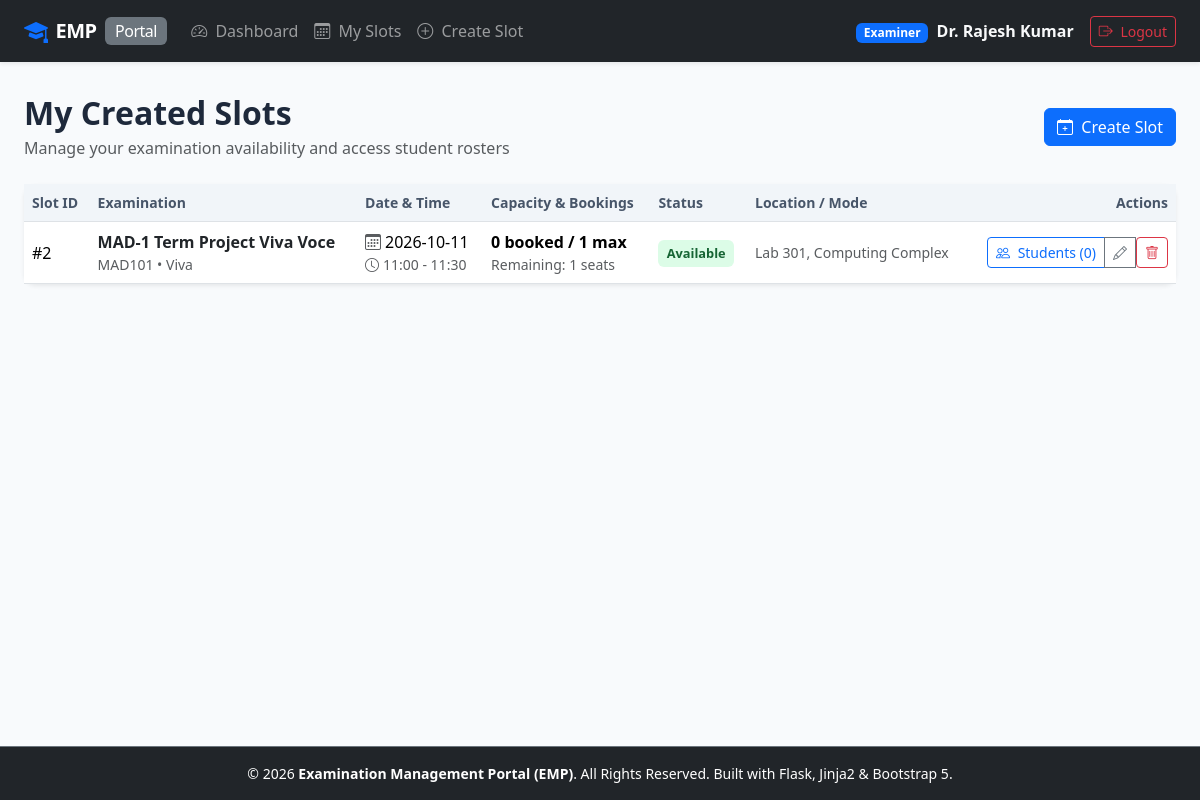
The page /examiner/slots (signed in) on the database its author committed.
### app/models.py (models this page shows, shortened)
class User(UserMixin, db.Model):
    __tablename__ = 'users'
    id = db.Column(db.Integer, primary_key=True)
    username = db.Column(db.String(80), unique=True, nullable=False, index=True)
    email = db.Column(db.String(120), unique=True, nullable=False, index=True)
    password_hash = db.Column(db.String(255), nullable=False)
    role = db.Column(db.String(20), nullable=False) # 'admin', 'examiner', 'student'
    full_name = db.Column(db.String(120), nullable=False)
    created_at = db.Column(db.DateTime, default=datetime.utcnow)
    examiner_profile = db.relationship('ExaminerProfile', backref='user', uselist=False, cascade='all, delete-orphan')
    student_profile = db.relationship('StudentProfile', backref='user', uselist=False, cascade='all, delete-orphan')
    created_slots = db.relationship('ExaminationSlot', backref='examiner', lazy='dynamic')
    student_bookings = db.relationship('Booking', backref='student', lazy='dynamic')
    evaluations_given = db.relationship('Evaluation', backref='examiner', lazy='dynamic')
    @property
    def is_admin(self):
        return self.role == 'admin'
    @property
    def is_examiner(self):
        return self.role == 'examiner'
    @property
    def is_approved_examiner(self):
        if not self.is_examiner:
            return False
        return self.examiner_profile and self.examiner_profile.status == 'approved'

class ExaminationSlot(db.Model):
    __tablename__ = 'examination_slots'
    id = db.Column(db.Integer, primary_key=True)
    examination_id = db.Column(db.Integer, db.ForeignKey('examinations.id', ondelete='CASCADE'), nullable=False)
    examiner_id = db.Column(db.Integer, db.ForeignKey('users.id', ondelete='CASCADE'), nullable=False)
    slot_date = db.Column(db.Date, nullable=False)
    start_time = db.Column(db.Time, nullable=False)
    end_time = db.Column(db.Time, nullable=False)
    max_capacity = db.Column(db.Integer, nullable=False, default=1)
    available_seats = db.Column(db.Integer, nullable=False, default=1)
    status = db.Column(db.String(20), nullable=False, default='Available')
    location_or_link = db.Column(db.String(255), nullable=True, default='Lab 101 / Online Link')
    created_at = db.Column(db.DateTime, default=datetime.utcnow)
    bookings = db.relationship('Booking', backref='slot', cascade='all, delete-orphan', lazy='dynamic')
    @property
    def is_modifiable(self):
        active_bookings_count = self.bookings.filter(Booking.status.in_(['Booked', 'Completed', 'Rescheduled'])).count()
        return active_bookings_count == 0

class Examination(db.Model):
    __tablename__ = 'examinations'
    id = db.Column(db.Integer, primary_key=True)
    course_id = db.Column(db.Integer, db.ForeignKey('courses.id', ondelete='CASCADE'), nullable=False)
    examination_name = db.Column(db.String(150), nullable=False)
    examination_type = db.Column(db.String(50), nullable=False, default='Viva') # 'Viva', 'Practical', 'Project Demo', 'Assessment'
    duration = db.Column(db.Integer, nullable=False, default=30) # Duration in minutes
    max_marks = db.Column(db.Float, nullable=False, default=100.0)
    slot_creation_start_date = db.Column(db.Date, nullable=False)
    slot_creation_end_date = db.Column(db.Date, nullable=False)
    slot_booking_start_date = db.Column(db.Date, nullable=False)
    slot_booking_end_date = db.Column(db.Date, nullable=False)
    status = db.Column(db.String(30), nullable=False, default='Draft')
    created_at = db.Column(db.DateTime, default=datetime.utcnow)
    rubrics = db.relationship('ExaminationRubric', backref='examination', cascade='all, delete-orphan', lazy='dynamic')
    slots = db.relationship('ExaminationSlot', backref='examination', cascade='all, delete-orphan', lazy='dynamic')

class Course(db.Model):
    __tablename__ = 'courses'
    id = db.Column(db.Integer, primary_key=True)
    course_code = db.Column(db.String(30), unique=True, nullable=False, index=True)
    course_name = db.Column(db.String(150), nullable=False)
    description = db.Column(db.Text, nullable=True)
    status = db.Column(db.String(20), nullable=False, default='active') # 'active', 'archived'
    created_at = db.Column(db.DateTime, default=datetime.utcnow)
    examinations = db.relationship('Examination', backref='course', cascade='all, delete-orphan', lazy='dynamic')

### app/examiner/routes.py (the view)
@examiner_bp.route('/slots')
@examiner_required
def slots():
    my_slots = ExaminationSlot.query.filter_by(examiner_id=current_user.id).order_by(
        ExaminationSlot.slot_date.desc(), ExaminationSlot.start_time.asc()
    ).all()
    return render_template('examiner/slots.html', slots=my_slots)

### app/__init__.py (called while the page is built)
@login_manager.user_loader
def load_user(user_id):
    return db.session.get(User, int(user_id))

### app/examiner/routes.py (called while the page is built)
def examiner_required(f):
    @wraps(f)
    @login_required
    def decorated_function(*args, **kwargs):
        if not current_user.is_examiner:
            flash('Access denied. Examiner privileges required.', 'danger')
            return redirect(url_for('index'))
        if not current_user.is_approved_examiner:
            flash('Your examiner account is not approved yet. Please wait for Admin approval.', 'warning')
            return redirect(url_for('auth.login'))
        return f(*args, **kwargs)
    return decorated_function

### app/templates/examiner/slots.html (shortened to what this page needs)
{% extends "base.html" %}
{% block content %}
<div class="d-flex justify-content-between align-items-center mb-4">
    <div>
        <h2 class="fw-bold mb-1">My Created Slots</h2>
        <p class="text-muted mb-0">Manage your examination availability and access student rosters</p>
    </div>
    <a href="{{ url_for('examiner.create_slot') }}" class="btn btn-primary">
        <i class="bi bi-calendar-plus me-1"></i> Create Slot
    </a>
</div>
<div class="card shadow-sm border-0">
    <div class="table-responsive">
        <table class="table table-hover align-middle mb-0">
            <thead>
                <tr>
                    <th>Slot ID</th>
                    <th>Examination</th>
                    <th>Date & Time</th>
                    <th>Capacity & Bookings</th>
                    <th>Status</th>
                    <th>Location / Mode</th>
                    <th class="text-end">Actions</th>
                </tr>
            </thead>
            <tbody>
                {% for slot in slots %}
                <tr>
                    <td>#{{ slot.id }}</td>
                    <td>
                        <div class="fw-bold text-dark">{{ slot.examination.examination_name }}</div>
                        <div class="small text-muted">{{ slot.examination.course.course_code }} &bull; {{ slot.examination.examination_type }}</div>
                    </td>
                    <td>
                        <div><i class="bi bi-calendar3 me-1 text-muted"></i>{{ slot.slot_date }}</div>
                        <div class="small text-muted"><i class="bi bi-clock me-1"></i>{{ slot.start_time.strftime('%H:%M') }} - {{ slot.end_time.strftime('%H:%M') }}</div>
                    </td>
                    <td>
                        {% set booked = slot.max_capacity - slot.available_seats %}
                        <div class="fw-semibold">{{ booked }} booked / {{ slot.max_capacity }} max</div>
                        <div class="small text-muted">Remaining: {{ slot.available_seats }} seats</div>
                    </td>
                    <td>
                        <span class="status-badge {% if slot.status == 'Available' %}badge-available{% elif slot.status == 'Full' %}badge-full{% else %}badge-cancelled{% endif %}">
                            {{ slot.status }}
                        </span>
                    </td>
                    <td class="small text-muted">{{ slot.location_or_link or 'N/A' }}</td>
                    <td class="text-end">
                        <div class="btn-group">
                            <a href="{{ url_for('examiner.slot_students', slot_id=slot.id) }}" class="btn btn-sm btn-outline-primary" title="View Students and Evaluate">
                                <i class="bi bi-people me-1"></i> Students ({{ booked }})
                            </a>
                            {% if slot.is_modifiable %}
                                <a href="{{ url_for('examiner.edit_slot', slot_id=slot.id) }}" class="btn btn-sm btn-outline-secondary" title="Edit slot details">
                                    <i class="bi bi-pencil"></i>
                                </a>
                                <form method="POST" action="{{ url_for('examiner.delete_slot', slot_id=slot.id) }}" onsubmit="return confirm('Are you sure you want to delete this slot?');" class="d-inline">
                                    <button type="submit" class="btn btn-sm btn-outline-danger" title="Remove slot">
                                        <i class="bi bi-trash"></i>
                                    </button>
                                </form>
                            {% else %}
                                <button class="btn btn-sm btn-outline-secondary" disabled title="Locked: Student bookings exist">
                                    <i class="bi bi-lock-fill"></i> Locked
                                </button>
                            {% endif %}
                        </div>
                    </td>
                </tr>
                {% else %}
                <tr>
                    <td colspan="7" class="text-center py-4 text-muted">You haven't created any examination slots yet. Click "Create Slot" to add availability.</td>
                </tr>
                {% endfor %}
            </tbody>
        </table>
    </div>
</div>
{% endblock %}

### app/templates/base.html (shortened to what this page needs)
<!DOCTYPE html>
<html lang="en">
<head>
    <link href="https://cdn.jsdelivr.net/npm/bootstrap@5.3.3/dist/css/bootstrap.min.css" rel="stylesheet">
    <link href="https://cdn.jsdelivr.net/npm/bootstrap-icons@1.11.3/font/bootstrap-icons.min.css" rel="stylesheet">
    <link href="{{ url_for('static', filename='css/custom.css') }}" rel="stylesheet">
</head>
<body>
    <nav class="navbar navbar-expand-lg navbar-dark bg-dark sticky-top shadow-sm">
        <div class="container-fluid px-lg-4">
            <a class="navbar-brand d-flex align-items-center" href="{{ url_for('index') }}">
                <i class="bi bi-mortarboard-fill text-primary me-2 fs-4"></i>
                <span class="fw-bold">EMP</span>
                <span class="badge bg-secondary ms-2 fs-6 fw-normal d-none d-sm-inline">Portal</span>
            </a>
            <div class="collapse navbar-collapse" id="navbarMain">
                <ul class="navbar-nav me-auto mb-2 mb-lg-0">
                    {% if current_user.is_authenticated %}
                        {% if current_user.is_admin %}
                            <li class="nav-item">
                                <a class="nav-link" href="{{ url_for('admin.dashboard') }}"><i class="bi bi-speedometer2 me-1"></i> Dashboard</a>
                            </li>
                            <li class="nav-item">
                                <a class="nav-link" href="{{ url_for('admin.courses') }}"><i class="bi bi-book me-1"></i> Courses</a>
                            </li>
                            <li class="nav-item">
                                <a class="nav-link" href="{{ url_for('admin.examinations') }}"><i class="bi bi-journal-check me-1"></i> Examinations</a>
                            </li>
                            <li class="nav-item">
                                <a class="nav-link" href="{{ url_for('admin.examiners') }}"><i class="bi bi-person-badge me-1"></i> Examiners</a>
                            </li>
                            <li class="nav-item">
                                <a class="nav-link" href="{{ url_for('admin.slots') }}"><i class="bi bi-calendar-event me-1"></i> Slots</a>
                            </li>
                            <li class="nav-item">
                                <a class="nav-link" href="{{ url_for('admin.bookings') }}"><i class="bi bi-bookmark-check me-1"></i> Bookings</a>
                            </li>
                            <li class="nav-item">
                                <a class="nav-link" href="{{ url_for('admin.search') }}"><i class="bi bi-search me-1"></i> Search</a>
                            </li>
                        {% elif current_user.is_examiner %}
                            <li class="nav-item">
                                <a class="nav-link" href="{{ url_for('examiner.dashboard') }}"><i class="bi bi-speedometer2 me-1"></i> Dashboard</a>
                            </li>
                            <li class="nav-item">
                                <a class="nav-link" href="{{ url_for('examiner.slots') }}"><i class="bi bi-calendar3 me-1"></i> My Slots</a>
                            </li>
                            <li class="nav-item">
                                <a class="nav-link" href="{{ url_for('examiner.create_slot') }}"><i class="bi bi-plus-circle me-1"></i> Create Slot</a>
                            </li>
                        {% endif %}
                    {% else %}
                        <li class="nav-item">
                            <a class="nav-link" href="{{ url_for('index') }}"><i class="bi bi-house-door me-1"></i> Home</a>
                        </li>
                    {% endif %}
                </ul>
                <ul class="navbar-nav ms-auto align-items-center">
                    {% if current_user.is_authenticated %}
                        <li class="nav-item me-3 text-light">
                            <span class="badge bg-primary me-1">{{ current_user.role|capitalize }}</span>
                            <span class="fw-semibold">{{ current_user.full_name }}</span>
                        </li>
                        <li class="nav-item">
                            <a class="btn btn-outline-danger btn-sm" href="{{ url_for('auth.logout') }}">
                                <i class="bi bi-box-arrow-right me-1"></i> Logout
                            </a>
                        </li>
                    {% endif %}
                </ul>
            </div>
        </div>
    </nav>
    <main class="main-content container-fluid px-lg-4 py-3">
        {% block content %}{% endblock %}
    </main>
    <footer class="bg-dark text-white text-center py-3 mt-auto border-top border-secondary">
        <div class="container-fluid">
            <p class="mb-0 small text-light-50">
                &copy; 2026 <strong>Examination Management Portal (EMP)</strong>. All Rights Reserved. Built with Flask, Jinja2 & Bootstrap 5.
            </p>
        </div>
    </footer>
</body>
</html>

### app/static/css/custom.css (style rules this page uses)
:root { --primary-color: #1e3a8a; --primary-dark: #0f172a; --accent-color: #3b82f6; --success-color: #059669; --warning-color: #d97706; --danger-color: #dc2626; --card-shadow: 0 4px 6px -1px rgba(0, 0, 0, 0.1), 0 2px 4px -1px rgba(0, 0, 0, 0.06); }
body { background-color: #f8fafc; font-family: system-ui, -apple-system, "Segoe UI", Roboto, "Helvetica Neue", Arial, sans-serif; color: #1e293b; min-height: 100vh; display: flex; flex-direction: column; }
.main-content { flex: 1; }
.navbar-brand { font-weight: 700; letter-spacing: -0.5px; }
.card { border: none; border-radius: 0.75rem; box-shadow: var(--card-shadow); transition: transform 0.15s ease-in-out, box-shadow 0.15s ease-in-out; }
.table th { background-color: #f1f5f9; color: #475569; font-weight: 600; font-size: 0.875rem; border-top: none; }
.table td { vertical-align: middle; }
.status-badge { padding: 0.35em 0.65em; font-weight: 600; border-radius: 0.375rem; font-size: 0.8rem; }
.badge-available { background-color: #dcfce7; color: #166534; }

### rows shown on the page
User: role "Examiner", full_name "Dr. Rajesh Kumar"
ExaminationSlot: id "2", examination.examination_name "MAD-1 Term Project Viva Voce", examination.course.course_code "MAD101", examination.examination_type "Viva", slot_date "2026-10-11", start_time "11:00", end_time "11:30", booked "0", max_capacity "1", available_seats "1", status "Available", location_or_link "Lab 301, Computing Complex"
